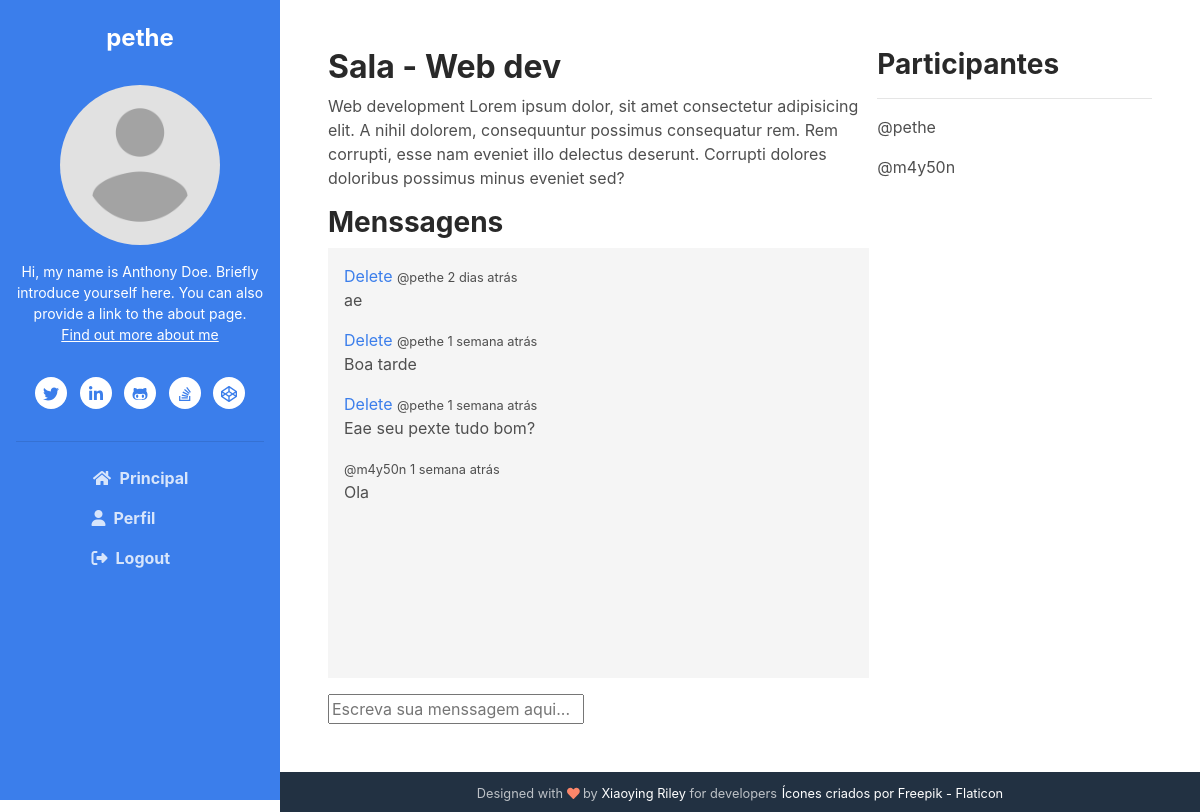
The app's page /room/5 (signed in), older data.
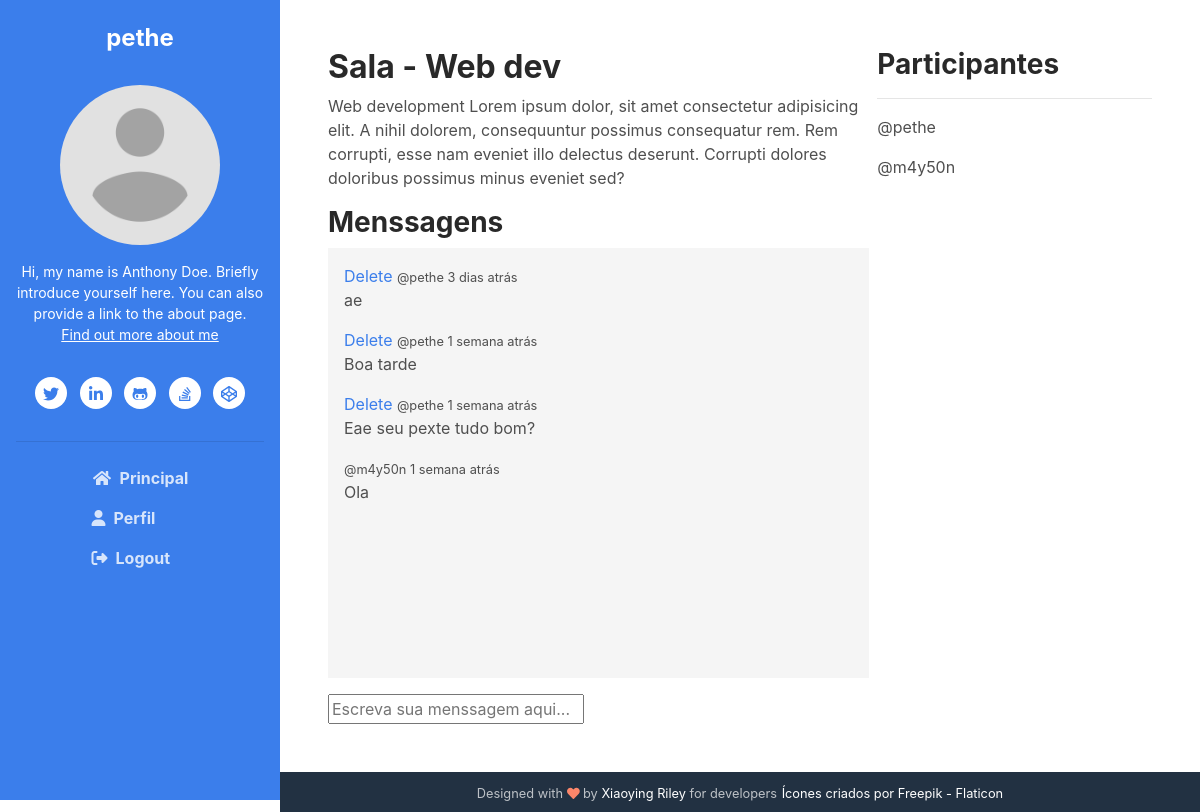
The same page, newer data.
### base/models.py (models this page shows, shortened)
class Room(models.Model):
    host = models.ForeignKey(User, on_delete=models.SET_NULL, null=True)
    classe = models.ForeignKey(Classe, on_delete=models.SET_NULL, null=True)
    name = models.CharField(max_length=200)
    desc = models.TextField(null=True, blank=True)
    participants = models.ManyToManyField(
        User, related_name='participants', blank=True)
    updated = models.DateTimeField(auto_now=True)
    created = models.DateTimeField(auto_now_add=True)
    created_in = models.TextField(null=True, blank=True)
    class Meta:
        ordering = ['-updated', '-created']

class Message(models.Model):
    user = models.ForeignKey(User, on_delete=models.CASCADE)
    room = models.ForeignKey(Room, on_delete=models.CASCADE)
    body = models.TextField()
    update = models.DateTimeField(auto_now=True)
    created = models.DateTimeField(auto_now_add=True)
    created_in = models.TextField(null=True, blank=True)

### base/views.py (the view)
# urls.py: path('room/<str:pk>', views.room, name="room"),
@login_required(login_url='login')
def room(request, pk):
    room = Room.objects.get(id=pk)
    room_messages = room.message_set.all().order_by('-created')
    participantes = room.participants.all()
    if request.method == 'POST':
        message = Message.objects.create(
            user=request.user, room=room, body=request.POST.get('body')
        )
        room.participants.add(request.user)
        return redirect('room', pk=room.id)
    context = {'room': room, 'room_messages': room_messages,
               'participantes': participantes}
    return render(request, 'base/room.html', context)

### base/templates/base/room.html (shortened to what this page needs)
{% extends 'main.html' %}
{% load humanize %}
{% block content %}
<div class="main-container main-2-column">
	<div class="comment-container">
		<div>
			<h2>Sala - {{room.name}}</h2>
			<p>{{room.desc}}</p>
			<h3>Menssagens</h3>
		</div>
		<div class="comment-wrapper p-3 mr-2">
			<div>
				{% for message in room_messages %}
				<div>
					{% if request.user == message.user %}
					<a href="{% url 'delete-message' message.id %}">Delete</a>
					{% endif %}
					<small>@{{message.user}} {{message.created_in}}</small>
					<p>{{message.body}}</p>
				</div>
				{% endfor %}
			</div>
		</div>
		<div class="comment-form mt-3">
			<form action="" method="post">
				<input
					type="text"
					name="body"
					placeholder="Escreva sua menssagem aqui..."
				/>
			</form>
		</div>
	</div>
	<div>
		<h3>Participantes</h3>
		<hr />
		{% for user in participantes %}
		<div>
			<p>@{{user.username}}</p>
		</div>
		{% endfor %}
	</div>
</div>
{% endblock %}

### templates/main.html (shortened to what this page needs)
<!DOCTYPE html>
{% load static %}
<html lang="pt-BR">
<head>
    <link id="theme-style" rel="stylesheet" href="{% static 'styles/style.css' %}">
    <link rel="stylesheet" href="{% static 'styles/main.css' %}">
</head>
<body>
    {% include 'navbar.html' %}
    <div class="main-wrapper over-y">
        {% block content %}
        {% endblock %}
        <footer class="footer text-center py-2 theme-bg-dark">
            <small class="copyright">Designed with <i class="fas fa-heart" style="color: #fb866a;"></i> by <a href="http://themes.3rdwavemedia.com" target="_blank">Xiaoying Riley</a> for developers</small>
            <small><a href="https://www.flaticon.com/br/icones-gratis/comprimido" title="comprimido ícones">Ícones criados por Freepik - Flaticon</a></small>
        </footer>
    </div>
</body>
</html>

### templates/navbar.html (shortened to what this page needs)
{% load static %}
<header class="header text-center">
    {% if user.is_authenticated %}
        <h1 class="blog-name pt-lg-4 mb-0"><a href="{% url 'user-profile' user.id %}">{{user}} </a></h1>
        <nav class="navbar navbar-expand-lg navbar-dark" >
                <div id="navigation" class="collapse navbar-collapse flex-column" >
                    <div class="profile-section pt-3 pt-lg-0">
                        <img class="profile-image mb-3 rounded-circle mx-auto" src="{% static 'images/profile.png' %}" alt="image" >
                        <div class="bio mb-3">Hi, my name is Anthony Doe. Briefly introduce yourself here. You can also provide a link to the about page.<br><a href="about.html">Find out more about me</a></div>
                        <ul class="social-list list-inline py-3 mx-auto">
                            <li class="list-inline-item"><a href="#"><i class="fab fa-twitter fa-fw"></i></a></li>
                            <li class="list-inline-item"><a href="#"><i class="fab fa-linkedin-in fa-fw"></i></a></li>
                            <li class="list-inline-item"><a href="#"><i class="fab fa-github-alt fa-fw"></i></a></li>
                            <li class="list-inline-item"><a href="#"><i class="fab fa-stack-overflow fa-fw"></i></a></li>
                            <li class="list-inline-item"><a href="#"><i class="fab fa-codepen fa-fw"></i></a></li>
                        </ul>
                        <hr>
                    </div>
                    <ul id="navi" class="navbar-nav flex-column text-left" onclick="navIconActive()">
                        <li class="nav-item">
                            <a class="nav-link" href="{% url 'home' %}"><i class="fas fa-home fa-fw mr-2"></i>Principal <span class="sr-only">(current)</span></a>
                        </li>
                        <li class="nav-item">
                            <a class="nav-link" href="{% url 'update-user' %}"><i class="fa-solid fa-user mr-2"></i>Perfil</a>
                        </li>
                        <li class="nav-item">
                            <a class="nav-link" href="{% url 'logout' %}"><i class="fa-solid fa-right-from-bracket mr-2"></i>Logout</a>
                        </li>
                    </ul>
                </div>
        </nav>
    {% endif %}
</header>

### static/styles/main.css (style rules this page uses)
.main-container { min-height: calc(100vh - 40px) !important; padding: 48px; }
.over-y { overflow-y: hidden !important; }
.main-2-column { display: grid; grid-template-columns: 3fr 1.5fr; }
.comment-wrapper { overflow-y: auto; background-color: whitesmoke; min-height: 430px; max-height: 430px; }

Row changes from the older to the newer data that the page shows:
changed Message "ae": created_in "2 dias atrás" → "3 dias atrás"
